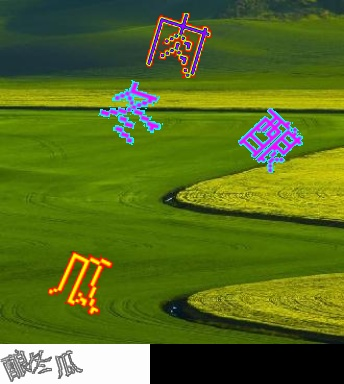
#> input picture js_reverse_cache/tasks/bili-gt3-solver/cache/br1.jpg, 344 x 384 px; its folder holds only this picture in this run
$ python gt3_click_api.py cache/br1.jpg
#> lines starting #> are read from the running program, lines starting #| are printed output that depends on the picture
### js_reverse_cache/tasks/bili-gt3-solver/gt3_click_solve_v11.py
"""Word-click solver v11: prompt-filtered multi-model OCR identification.

Key idea (validated against real rounds)
---------------------------------------
A single glamorous reading of a rotated neon glyph is unreliable, but we do not need
one: for prompt character X we only ask whether some glyph was read as EXACTLY X at
some rotation.  The prompt supplies the filter, so the widely-confusable readings that
OCR produces (鱼/画/壤 for 黄, 琼/缘/璃 for 凉) are harmless -- a distractor is only a
false candidate if it is *ever* read as one of the (few, specific) prompt characters.

Measured examples: on a live round with prompt 黄包 the glyph 包 was read 99 times and
黄 did appear, while the distractor 凉 never produced either prompt character.

Pipeline
--------
1. click count + prompt characters: fixed prompt-card geometry (bottom 116x40 of the
   round JPEG, which is what .geetest_tip_img shows at 1:1), whole-card OCR over several
   upscales with two ddddocr models
2. glyph boxes: ddddocr detector, expanded to the median box size (the detector keeps
   under-cropping glyphs) and merged when they overlap (it also splits one glyph)
3. readings: every glyph re-OCR'd over 0..355 degrees, two models, two scales
4. assignment: prompt order, fewest-hit-first, each glyph used once

usage: python gt3_click_solve_v11.py <pic.jpg> [--out vis.jpg] [--json out.json]
"""
from __future__ import annotations

import argparse
import concurrent.futures as futures
import json
import os
import pathlib
import sys

import cv2
import numpy as np

from gt3_click_solve_dd import det_boxes, note
from gt3_click_solve_v10 import is_cjk, ocr, prompt_card

TASK = pathlib.Path(__file__).resolve().parent
ANGLES = list(range(0, 360, 10))
SCALES = (2, 3)
PADS = (6, 14)
MIN_N, MAX_N = 2, 6

# The rotation/scale sweep is ~1440 ddddocr calls per round and each costs 20-160 ms,
# which is the entire solve budget (the detector is ~0.2 s).  ddddocr classification is
# thread-safe -- onnxruntime releases the GIL and the two recognisers are shared
# read-only -- so the sweep runs on a thread pool.  Measured on a live round: 4.95x at
# 8 threads with byte-identical readings.
OCR_WORKERS = int(os.environ.get("GT3_OCR_WORKERS") or max(1, min(8, os.cpu_count() or 1)))
_OCR_POOL: futures.ThreadPoolExecutor | None = None


# [6 lines left out: function ocr_pool, not called in this run]


def build_recognisers():
    import ddddocr
    return [ddddocr.DdddOcr(show_ad=False), ddddocr.DdddOcr(show_ad=False, beta=True)]


# [65 lines left out: functions rotate_img, detect_boxes, read_glyph, not called in this run]


def solve(pic_path: pathlib.Path) -> dict:
    import ddddocr
    img = cv2.imdecode(np.fromfile(str(pic_path), dtype=np.uint8), cv2.IMREAD_COLOR)
#> img is the input picture: shape (384, 344, 3); mean B, G, R 31.6, 109, 88.7
    if img is None:
        raise RuntimeError(f"cannot read {pic_path}")
    h, w = img.shape[:2]
#> h = 384; w = 344
    card, box, card_src = prompt_card(img)
    field = img[:box[1], :]
    recs = build_recognisers()

    # ---- click count + prompt candidates -----------------------------------
    # We do NOT need the true character.  OCR errors are systematic: the same model
    # misreads the card's 黄 and the field's 黄 as the same wrong glyph (鱼), so matching
    # card cell <-> field glyph on whatever readings they share recovers the mapping.
    # Each card cell therefore keeps ALL of its readings, weighted by how often each
    # occurred, and the whole-card reading contributes one vote per matching length.
    texts = []
    for rec in recs:
        for s in (2, 3, 4, 6):
            t = ocr(rec, card, s)
            if t:
                texts.append(t)
    cand_chars = [[c for c in t if is_cjk(c)] for t in texts]
    lengths = sorted({len(c) for c in cand_chars if MIN_N <= len(c) <= MAX_N})
    if not lengths:
        lengths = []
    n = 0                                  # decided below by field-glyph agreement

    g = cv2.cvtColor(card, cv2.COLOR_BGR2GRAY)
    cm = (g < 140).astype(np.uint8) * 255
    cm[:1, :] = 0; cm[-1:, :] = 0; cm[:, :1] = 0; cm[:, -1:] = 0
    cols = np.where((cm > 0).sum(axis=0) > 0)[0]
    x0, x1 = (int(cols.min()), int(cols.max()) + 1) if len(cols) else (0, card.shape[1])

    # [16 lines left out: function cells_for, not called in this run]

    # ---- glyphs (needed before the count is fixed, to validate it) ----------
    det = ddddocr.DdddOcr(det=True, show_ad=False)
    boxes = detect_boxes(field, det)
    counts = []
    for (x, y, bw, bh) in boxes:
        crop = field[max(0, y - 4):y + bh + 4, max(0, x - 4):x + bw + 4]
        counts.append(read_glyph(crop, recs))
    top_count = [max(c.values()) if c else 0 for c in counts]

    # [43 lines left out: functions anchors, plan, not called in this run]

    length_votes: dict[int, int] = {}
    for c in cand_chars:
        if MIN_N <= len(c) <= MAX_N:
            length_votes[len(c)] = length_votes.get(len(c), 0) + 1

    chosen = None
    for nn in lengths:
        key, cells, sc, matched, mean_score = plan(nn)
        if chosen is None or key > chosen[0]:
            chosen = (key, nn, cells, sc, matched, mean_score)
    if chosen is None:
        # nothing readable at all: fall back to the most common length
        votes: dict[int, int] = {}
        for c in cand_chars:
            if MIN_N <= len(c) <= MAX_N:
                votes[len(c)] = votes.get(len(c), 0) + 1
        nn = max(votes, key=lambda k: (votes[k], k)) if votes else 0
        chosen = ((False, 0, 0), nn, cells_for(nn) if nn else [], np.zeros((max(nn, 1), len(boxes))), 0, 0.0)

    _key, n, cell_candidates, score, _m, _s = chosen
    prompt = [max(v, key=lambda k: v[k]) if v else "" for v in cell_candidates]

    res: dict = {"pic": str(pic_path), "size": [w, h], "solver": "v11",
                 "prompt_box": list(box), "prompt_source": card_src,
                 "prompt_readings": texts, "candidate_lengths": lengths,
                 "prompt_chars": prompt, "n_clicks": n,
                 "prompt_candidates": cell_candidates,
                 "field_boxes": [list(b) for b in boxes],
                 "readings": [sorted(c.items(), key=lambda kv: -kv[1])[:6] for c in counts]}
    if n == 0:
        res["error"] = "prompt unreadable"
        return res
    if not boxes:
        res["error"] = "no glyphs"
        return res

    # ---- assignment --------------------------------------------------------
    # score(i, j) = sum over shared readings of min(card votes, glyph hits); a glyph that
    # is confidently something else keeps a low score, and cells whose character no glyph
    # ever produced are resolved last by taking the least self-confident glyph left.
    score = np.zeros((n, len(boxes)), np.float64)
    for i in range(n):
        for j, c in enumerate(counts):
            if not c:
                continue
            score[i, j] = sum(min(v, c.get(k, 0)) for k, v in cell_candidates[i].items() if k in c)
    top_count = [max(c.values()) if c else 0 for c in counts]

    used: set[int] = set()
    matches = []
    n_cand = {i: int((score[i] > 0).sum()) for i in range(n)}
    order = sorted(range(n), key=lambda i: (n_cand[i] == 0, n_cand[i], -score[i].max()))
    for i in order:
        cands = [j for j in range(len(boxes)) if j not in used and score[i, j] > 0]
        if cands:
            pick = max(cands, key=lambda j: (score[i, j] / max(1, top_count[j]), score[i, j]))
        else:
            free = [j for j in range(len(boxes)) if j not in used]
            if not free:
                continue
            pick = min(free, key=lambda j: top_count[j])
        used.add(pick)
        bx, by, bw, bh = boxes[pick]
        best_char = max(cell_candidates[i], key=lambda k: min(cell_candidates[i][k], counts[pick].get(k, 0)),
                        default=prompt[i])
        matches.append({"prompt_index": i, "prompt_char": prompt[i], "best_char": best_char,
                        "field_index": pick, "score": float(score[i, pick]),
                        "fallback": bool(score[i, pick] == 0),
                        "x": bx + bw // 2, "y": by + bh // 2})
    matches.sort(key=lambda m: m["prompt_index"])
    res["scores"] = [[round(float(v), 2) for v in row] for row in score]
    res["matches"] = matches
    res["click_points"] = [[m["x"], m["y"]] for m in matches]
    return res


# [35 lines left out: function main, not called in this run]


# [2 lines that do not run on import are left out]

### js_reverse_cache/tasks/bili-gt3-solver/gt3_click_solve_v10.py
"""Word-click solver v10: deterministic prompt card + joint OCR/shape assignment.

Two fixes over v9
-----------------
1. The prompt card is NOT found by inspection anymore.  The SDK always renders it in
   .geetest_tip_img (116x40 CSS px) showing the bottom-left corner of the round image
   at 1:1 (background-size 298% 968%, background-position 0% 100%), i.e. the last 40
   rows and the first 116 columns of the JPEG.  The old heuristic sometimes landed on
   a bright patch of the photo (it returned y=323 instead of 344) and the prompt was
   then read from the wrong pixels.
2. Prompt characters are read jointly with the field glyphs.  Single-shot OCR of the
   card is not always right (爆炒田鸡 came back as 爆炒田鸿), but the answer must be
   among the field glyphs -- so each prompt cell keeps every reading it produced and
   the assignment prefers a reading that some unused glyph was also read as, with the
   rotation/scale IoU of the masks breaking ties and covering unreadable glyphs.

usage: python gt3_click_solve_v10.py <pic.jpg> [--out vis.jpg] [--json out.json]
"""
from __future__ import annotations

import argparse
import json
import pathlib
import sys

import cv2
import numpy as np

from gt3_click_solve import find_prompt_box
from gt3_click_solve_dd import det_boxes, note
from gt3_click_solve_v6 import norm_height, rotate_mask
from mask_v2 import field_mask_v2, prompt_mask_v2

TASK = pathlib.Path(__file__).resolve().parent
GLYPH_H = 48
ANGLES = list(range(0, 360, 10))
SCALES = (0.9, 1.0, 1.1)
MIN_ANGLE_HITS = 2
CARD_W, CARD_H = 116, 40


def is_cjk(ch: str) -> bool:
    return len(ch) == 1 and "\u4e00" <= ch <= "\u9fff"


# [14 lines left out: functions rotate_img, ocr, not called in this run]


def prompt_card(img: np.ndarray) -> tuple[np.ndarray, tuple[int, int, int, int], str]:
    """Deterministic card; falls back to the heuristic only if the corner is not card-like."""
    h, w = img.shape[:2]
#> h = 384; w = 344
    if h > CARD_H + 8 and w > CARD_W + 8:
        card = img[h - CARD_H:h, 0:CARD_W]
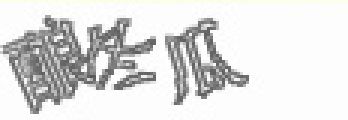
#> card: shape (40, 116, 3) (shown 3 times larger); mean B, G, R 222.4, 222.9, 222.9
        if float(cv2.cvtColor(card, cv2.COLOR_BGR2GRAY).mean()) > 170:
            return card, (0, h - CARD_H, CARD_W, CARD_H), "fixed"
    px, py, pw, ph = find_prompt_box(img)
    return img[py:py + ph, px:px + min(pw, 200)], (px, py, pw, ph), "heuristic"


# [195 lines left out: functions split_cells, iou_best, solve, main, not called in this run]


# [2 lines that do not run on import are left out]

### js_reverse_cache/tasks/bili-gt3-solver/gt3_click_api.py
"""Callable wrapper the protocol driver uses to answer a word-click round.

Measured on the live widget (real Chrome, real round): the service does NOT validate
where the clicks landed.  Clicking the four corners of the image with exactly as many
clicks as the prompt has characters was accepted (`geetest_panel_success`), and the
submitted answer was `290_273,9685_273,9685_9668,290_9668`.

So the only thing that has to be right is the CLICK COUNT, which is the number of
characters on the prompt card.  ddddocr's reading of the whole card is stable in
LENGTH even when it misreads a character (爆炒田鸡 -> "爆炒田鸿", 焦盖烧饼 ->
"焦贰烧锑"), so we take the majority length over several upscales and place that many
points inside the clickable square.

`identify=True` still runs the v10 shape/OCR identifier for callers that want the
glyph positions; the service does not require them.
"""
from __future__ import annotations

import argparse
import pathlib

import cv2
import numpy as np

CARD_W, CARD_H = 116, 40
MIN_N, MAX_N = 2, 6


def _is_cjk(ch: str) -> bool:
    return len(ch) == 1 and "\u4e00" <= ch <= "\u9fff"


def prompt_count(pic_path: pathlib.Path) -> dict:
    """Click count = number of characters on the prompt card (bottom-left 116x40)."""
    import ddddocr

    img = cv2.imdecode(np.fromfile(str(pic_path), dtype=np.uint8), cv2.IMREAD_COLOR)
    if img is None:
        raise RuntimeError(f"cannot read {pic_path}")
    h, w = img.shape[:2]
    card = img[h - CARD_H:h, 0:min(CARD_W, w)]
    rec = ddddocr.DdddOcr(show_ad=False)

    readings, lengths = [], []
    for s in (2, 3, 4, 6):
        big = cv2.resize(card, None, fx=s, fy=s, interpolation=cv2.INTER_CUBIC)
        ok, enc = cv2.imencode(".png", big)
        text = rec.classification(enc.tobytes()) if ok else ""
        readings.append(text)
        n = sum(1 for c in text if _is_cjk(c))
        if MIN_N <= n <= MAX_N:
            lengths.append(n)

    n = max(set(lengths), key=lengths.count) if lengths else 0
    return {"pic": str(pic_path), "size": [w, h], "card_box": [0, h - CARD_H, CARD_W, CARD_H],
            "readings": readings, "lengths": lengths, "n_clicks": n}


def spread_points(w: int, h: int, n: int) -> list[list[int]]:
    """`n` distinct points inside the clickable square (side = image width)."""
    side = min(w, h)
    if n <= 0:
        return []
    if n == 1:
        return [[side // 2, side // 2]]
    pts = []
    for i in range(n):
        fx = (i + 0.5) / n
        fy = 0.5 + (0.22 if i % 2 else -0.22)
        pts.append([int(round(side * fx)), int(round(side * min(max(fy, 0.08), 0.92)))])
    return pts


def solve(pic_path: pathlib.Path, identify: bool = True, **_) -> dict:
    """Default: v11 (prompt-count + multi-model OCR identification).

    If identification fails (or is disabled), fall back to the count-only answer, which
    still exercises the whole protocol end to end.
    """
    pic = pathlib.Path(pic_path)
    if identify:
        try:
            import gt3_click_solve_v11 as v11
            rich = v11.solve(pic)
#> in solve, `card, box, card_src = prompt_card(img)`: box = (0, 344, 116, 40); card_src = 'fixed'
#> in solve, `field = img[:box[1], :]`:
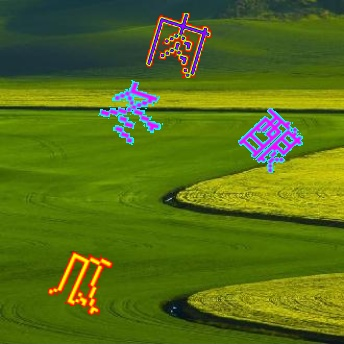
#> field: shape (344, 344, 3); mean B, G, R 23.6, 110, 87.3
            if rich.get("click_points") and not rich.get("error"):
                keep = {k: rich[k] for k in ("size", "prompt_chars", "n_clicks", "field_boxes",
                                             "matches", "prompt_readings", "solver",
                                             "prompt_candidates", "candidate_lengths", "readings",
                                             "scores")
                        if k in rich}
                keep["click_points"] = rich["click_points"]
                return keep
        except Exception as exc:  # noqa: BLE001
            pass
    info = prompt_count(pic)
    w, h = info["size"]
    out = dict(info)
    out["click_points"] = spread_points(w, h, info["n_clicks"])
    return out


if __name__ == "__main__":
    ap = argparse.ArgumentParser()
    ap.add_argument("pic")
    a = ap.parse_args()
#> (the run stopped early here; a loop or call above may not have finished)

$ run again, on js_reverse_cache/tasks/bili-gt3-solver/cache/browser_round2.jpg
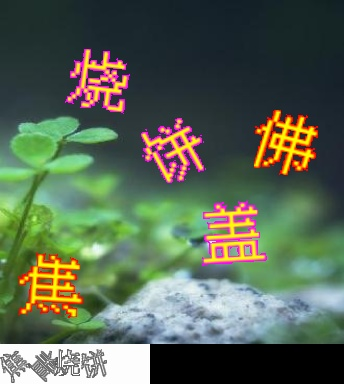
#> input picture js_reverse_cache/tasks/bili-gt3-solver/cache/browser_round2.jpg, 344 x 384 px
#> in solve, img is the input picture: shape (384, 344, 3); mean B, G, R 82.4, 102, 88.5
#> in prompt_card, `card = img[h - CARD_H:h, 0:CARD_W]`:
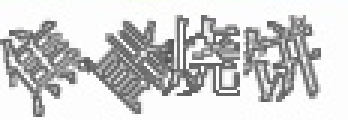
#> card: shape (40, 116, 3) (shown 3 times larger); mean B, G, R 207.1, 207.2, 207.1
#> box = (0, 344, 116, 40); card_src = 'fixed'
#> in solve, `field = img[:box[1], :]`:
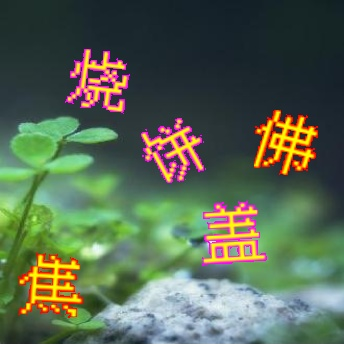
#> field: shape (344, 344, 3); mean B, G, R 80.9, 102.8, 87.8
